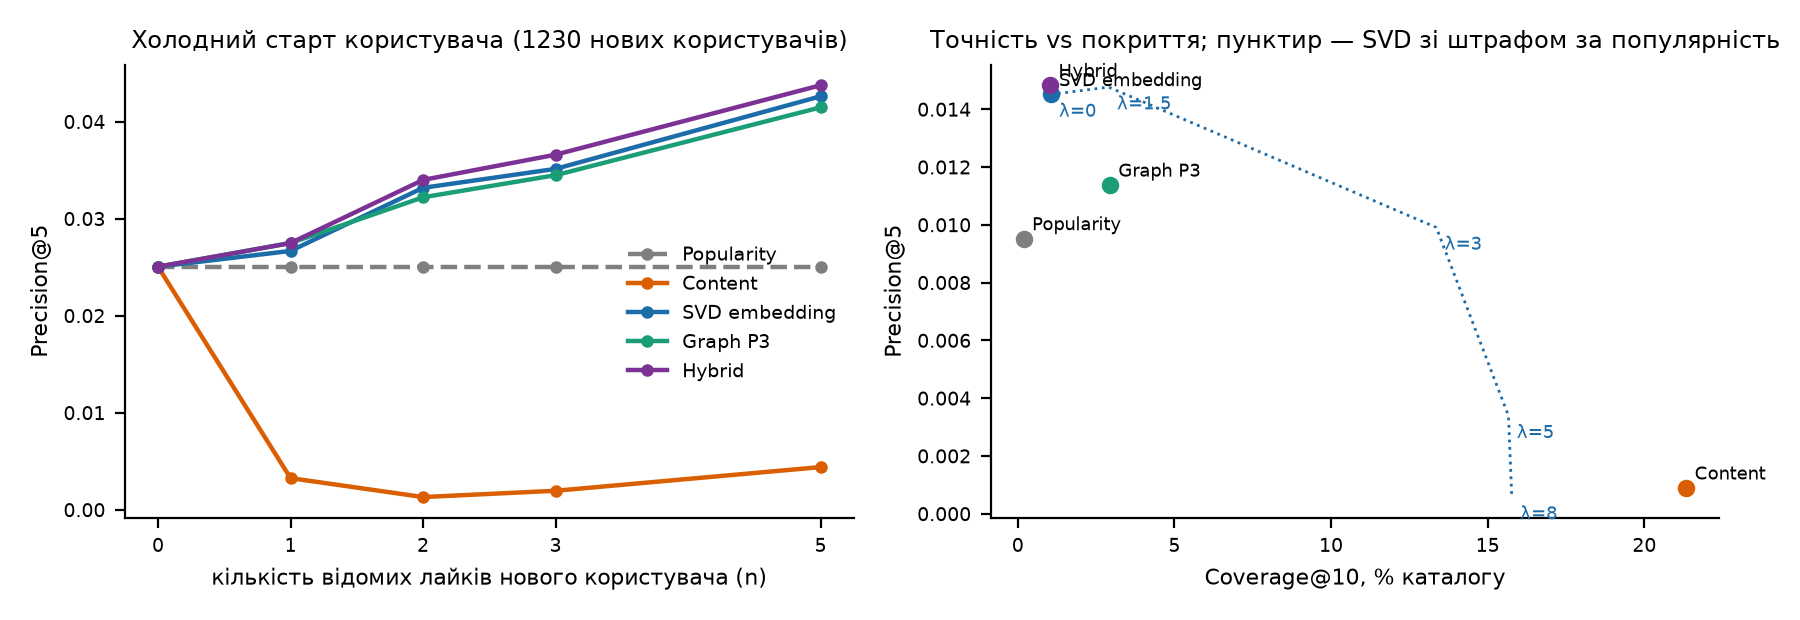

Write the Python code that produced this figure.
import json,matplotlib
from pathlib import Path
matplotlib.use('Agg')
import matplotlib.pyplot as plt
ROOT=Path(__file__).resolve().parent
with open(ROOT/'results.json',encoding='utf-8') as f: r=json.load(f)
C={'Популярність':'#7f7f7f','Content-based (жанр+десятиліття)':'#d95f02','Embedding (SVD, k=64)':'#1b6ca8','Граф (P3, random walk)':'#1b9e77','Гібрид (SVD+content+pop)':'#7b3294'}
short={'Популярність':'Popularity','Content-based (жанр+десятиліття)':'Content','Embedding (SVD, k=64)':'SVD embedding','Граф (P3, random walk)':'Graph P3','Гібрид (SVD+content+pop)':'Hybrid'}
fig,ax=plt.subplots(1,2,figsize=(9,3.1),dpi=200)
ns=[0,1,2,3,5]
for k,c in C.items():
    y=[r['cold_users'][k][str(n)]['P5'] for n in ns]
    ax[0].plot(ns,y,marker='o',ms=3.5,lw=1.6,color=c,label=short[k],ls='--' if k=='Популярність' else '-')
ax[0].set_xlabel('кількість відомих лайків нового користувача (n)',fontsize=8); ax[0].set_ylabel('Precision@5',fontsize=8)
ax[0].set_title('Холодний старт користувача (1230 нових користувачів)',fontsize=8.5); ax[0].legend(fontsize=7,frameon=False,loc='center right',bbox_to_anchor=(1,0.45)); ax[0].tick_params(labelsize=7); ax[0].set_xticks(ns)
for s in ['top','right']: ax[0].spines[s].set_visible(False); ax[1].spines[s].set_visible(False)
for k,c in C.items():
    v=r['main'][k]; ax[1].scatter(v['coverage']*100,v['P5'],color=c,s=28,zorder=3)
    ax[1].annotate(short[k],(v['coverage']*100,v['P5']),fontsize=6.5,xytext=(3,3),textcoords='offset points')
lam=[0,1.5,3,5,8]; xs=[r['mitigation'][str(l) if str(l) in r['mitigation'] else str(float(l))]['coverage']*100 for l in lam]; ys=[r['mitigation'][str(l) if str(l) in r['mitigation'] else str(float(l))]['P5'] for l in lam]
ax[1].plot(xs,ys,color='#1b6ca8',lw=1,ls=':',zorder=2)
for l,x,y in zip(lam,xs,ys): ax[1].annotate(f'λ={l}',(x,y),fontsize=6.5,color='#1b6ca8',xytext=(3,-8),textcoords='offset points')
ax[1].set_xlabel('Coverage@10, % каталогу',fontsize=8); ax[1].set_ylabel('Precision@5',fontsize=8)
ax[1].set_title('Точність vs покриття; пунктир — SVD зі штрафом за популярність',fontsize=8.5); ax[1].tick_params(labelsize=7)
plt.tight_layout(); plt.savefig(ROOT/'charts.png')
